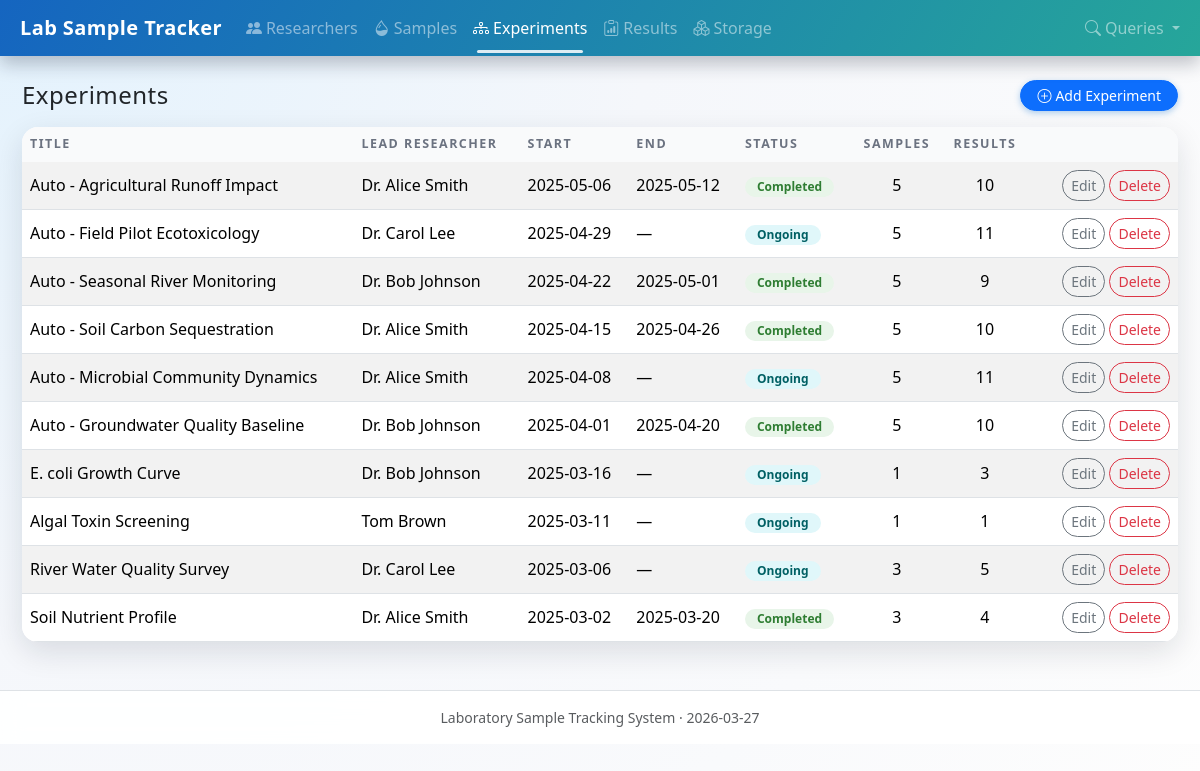
Screenshot of /experiments with the database file from the repository.
### tables this page shows
CREATE TABLE experiment (
            id              INTEGER PRIMARY KEY AUTOINCREMENT,
            title           TEXT NOT NULL,
            description     TEXT,
            start_date      TEXT NOT NULL,
            end_date        TEXT,
            status          TEXT NOT NULL,
            researcher_id   INTEGER NOT NULL,
            FOREIGN KEY (researcher_id) REFERENCES researcher(id) ON DELETE RESTRICT
        );

### app.py (the view)
@app.route("/experiments")
def list_experiments():
    conn = get_connection()
    cur = conn.cursor()
    cur.execute(
        """
        SELECT e.*, r.name AS researcher_name,
               COUNT(DISTINCT es.sample_id) AS sample_count,
               COUNT(DISTINCT res.id) AS result_count
        FROM experiment e
        JOIN researcher r ON e.researcher_id = r.id
        LEFT JOIN experiment_sample es ON es.experiment_id = e.id
        LEFT JOIN result res ON res.experiment_id = e.id
        GROUP BY e.id
        ORDER BY e.start_date DESC, e.title;
        """
    )
    experiments = cur.fetchall()
    conn.close()
    return render_template("experiments/list.html", experiments=experiments)

### app.py (called while the page is built)
@app.context_processor
def inject_now() -> Dict[str, Any]:
    return {"now": datetime.now()}

### db.py (called while the page is built)
def get_connection():
    conn = sqlite3.connect(DB_PATH)
    conn.row_factory = sqlite3.Row
    conn.execute("PRAGMA foreign_keys = ON;")
    return conn

### templates/experiments/list.html
{% extends "base.html" %}
{% block content %}
<div class="d-flex justify-content-between align-items-center mb-3">
  <h2 class="h4 mb-0">Experiments</h2>
  <a href="{{ url_for('create_experiment') }}" class="btn btn-primary btn-sm">
    <i class="bi bi-plus-circle me-1"></i>Add Experiment
  </a>
</div>
<table class="table table-striped table-hover align-middle table-modern">
  <thead class="table-light">
    <tr>
      <th>Title</th>
      <th>Lead Researcher</th>
      <th>Start</th>
      <th>End</th>
      <th>Status</th>
      <th class="text-center">Samples</th>
      <th class="text-center">Results</th>
      <th style="width: 150px;"></th>
    </tr>
  </thead>
  <tbody>
    {% for e in experiments %}
      <tr>
        <td>{{ e.title }}</td>
        <td>{{ e.researcher_name }}</td>
        <td>{{ e.start_date }}</td>
        <td>{{ e.end_date or '—' }}</td>
        <td>
          <span class="badge status-badge badge-pill status-{{ e.status|lower|replace(' ', '-') }}">
            {{ e.status }}
          </span>
        </td>
        <td class="text-center">{{ e.sample_count }}</td>
        <td class="text-center">{{ e.result_count }}</td>
        <td class="text-end">
          <a href="{{ url_for('edit_experiment', experiment_id=e.id) }}" class="btn btn-sm btn-outline-secondary">Edit</a>
          <form method="post" action="{{ url_for('delete_experiment', experiment_id=e.id) }}" class="d-inline"
                onsubmit="return confirm('Delete this experiment? This cannot be undone.');">
            <button type="submit" class="btn btn-sm btn-outline-danger">Delete</button>
          </form>
        </td>
      </tr>
    {% else %}
      <tr>
        <td colspan="8" class="text-center text-muted py-3">No experiments found.</td>
      </tr>
    {% endfor %}
  </tbody>
</table>
{% endblock %}

### static/style.css (style rules this page uses)
body { font-family: system-ui, -apple-system, BlinkMacSystemFont, "Segoe UI", sans-serif; background: radial-gradient(circle at top left, #e3f2fd 0, #f5f7fb 45%, #fdfdfd 100%); min-height: 100vh; }
h1, h2, h3, .navbar-brand { letter-spacing: 0.02em; }
.table-modern { background-color: #ffffff; border-radius: 1rem; overflow: hidden; box-shadow: 0 10px 30px rgba(15, 23, 42, 0.12); }
.table-modern thead th { border-bottom-width: 0; font-size: 0.78rem; text-transform: uppercase; letter-spacing: 0.12em; color: #6b7280; background: #f9fafb; }
.table-modern tbody tr:nth-of-type(odd) { background-color: #fcfcff; }
.table-modern td, .table-modern th { vertical-align: middle; }
.badge-pill { border-radius: 999px; padding-inline: 0.75rem; padding-block: 0.25rem; font-size: 0.75rem; }
.status-badge { font-weight: 600; }
.status-ongoing { background-color: #e0f7fa; color: #006064; }
.status-completed { background-color: #e8f5e9; color: #2e7d32; }
.btn-primary { border-radius: 999px; padding-inline: 1rem; box-shadow: 0 2px 6px rgba(25, 118, 210, 0.35); transition: transform 0.1s ease, box-shadow 0.1s ease; }
.btn-outline-secondary, .btn-outline-danger { border-radius: 999px; }

### rows the page displays
experiment: title "Auto - Agricultural Runoff Impact", researcher_name "Dr. Alice Smith", start_date "2025-05-06", end_date "2025-05-12", status "Completed", sample_count "5", result_count "10"
experiment: title "Auto - Field Pilot Ecotoxicology", researcher_name "Dr. Carol Lee", start_date "2025-04-29", end_date "—", status "Ongoing", sample_count "5", result_count "11"
experiment: title "Auto - Seasonal River Monitoring", researcher_name "Dr. Bob Johnson", start_date "2025-04-22", end_date "2025-05-01", status "Completed", sample_count "5", result_count "9"
experiment: title "Auto - Soil Carbon Sequestration", researcher_name "Dr. Alice Smith", start_date "2025-04-15", end_date "2025-04-26", status "Completed", sample_count "5", result_count "10"
experiment: title "Auto - Microbial Community Dynamics", researcher_name "Dr. Alice Smith", start_date "2025-04-08", end_date "—", status "Ongoing", sample_count "5", result_count "11"
experiment: title "Auto - Groundwater Quality Baseline", researcher_name "Dr. Bob Johnson", start_date "2025-04-01", end_date "2025-04-20", status "Completed", sample_count "5", result_count "10"
experiment: title "E. coli Growth Curve", researcher_name "Dr. Bob Johnson", start_date "2025-03-16", end_date "—", status "Ongoing", sample_count "1", result_count "3"
experiment: title "Algal Toxin Screening", researcher_name "Tom Brown", start_date "2025-03-11", end_date "—", status "Ongoing", sample_count "1", result_count "1"
experiment: title "River Water Quality Survey", researcher_name "Dr. Carol Lee", start_date "2025-03-06", end_date "—", status "Ongoing", sample_count "3", result_count "5"
experiment: title "Soil Nutrient Profile", researcher_name "Dr. Alice Smith", start_date "2025-03-02", end_date "2025-03-20", status "Completed", sample_count "3", result_count "4"
